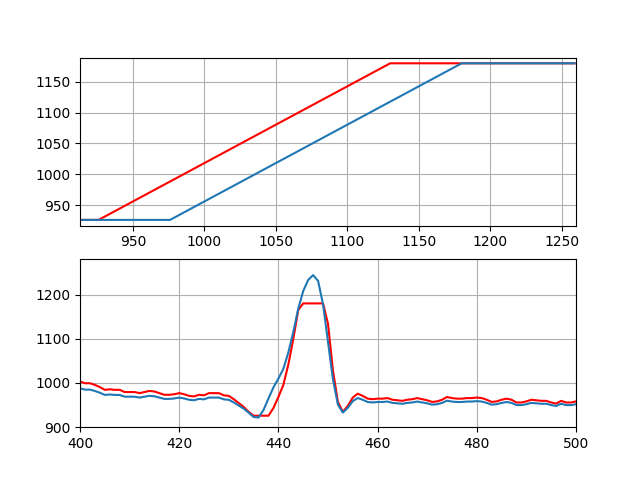

The Python source for this figure:
import scipy.io
import matplotlib.pyplot as plt
import numpy as np
from hysteresis_apply_function import hysteresis_apply

mat = scipy.io.loadmat('Data.mat')
begin_t = 0
end_t = 1000
t = np.arange(begin_t, end_t, 1)
s = mat['val'][0][begin_t:end_t]
up_cut = 1180
down_cut = 926
hysteresis_width = 50


def up_way_function(_input):
    m = (up_cut - down_cut) / (up_cut - (down_cut + hysteresis_width))
    b = down_cut - m * down_cut
    if _input >= up_cut - hysteresis_width:
        return up_cut
    elif (_input >= down_cut) & (_input <= up_cut - hysteresis_width):
        return m * _input + b
    else:
        return down_cut


def down_way_function(_input):
    m = (up_cut - down_cut) / (up_cut - (down_cut + hysteresis_width))
    b = down_cut - m * (down_cut + hysteresis_width)
    if _input >= up_cut:
        return up_cut
    elif (_input < up_cut) & (_input >= down_cut + hysteresis_width):
        return m * _input + b
    else:
        return down_cut


n = max(s) - min(s)
rng = range(min(s), max(s))
up_way_plot = np.zeros(n)

for i in rng:
    up_way_plot[i - min(s)] = up_way_function(i)
down_way_plot = np.zeros(n)

for i in rng:
    down_way_plot[i - min(s)] = down_way_function(i)

plt.subplot(2, 1, 1)
plt.plot(rng, up_way_plot, 'r', rng, down_way_plot)
plt.axis([min(s), max(s), down_cut - down_cut * 0.01, up_cut + down_cut * 0.01])
plt.grid(True)

h = hysteresis_apply(s, up_cut, down_cut, up_way_function, down_way_function)

plt.subplot(2, 1, 2)
plt.plot(t, h, 'r', t, s)
plt.grid(True)
plt.axis([400, 500, 900, 1280])
plt.savefig("ECG_test.png")
fig = plt.figure(figsize=(12, 10))
plt.show()
